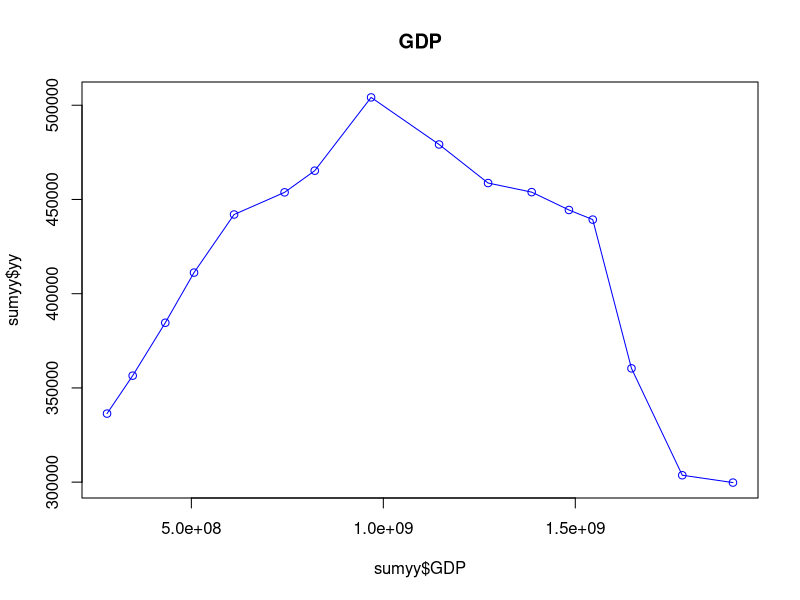
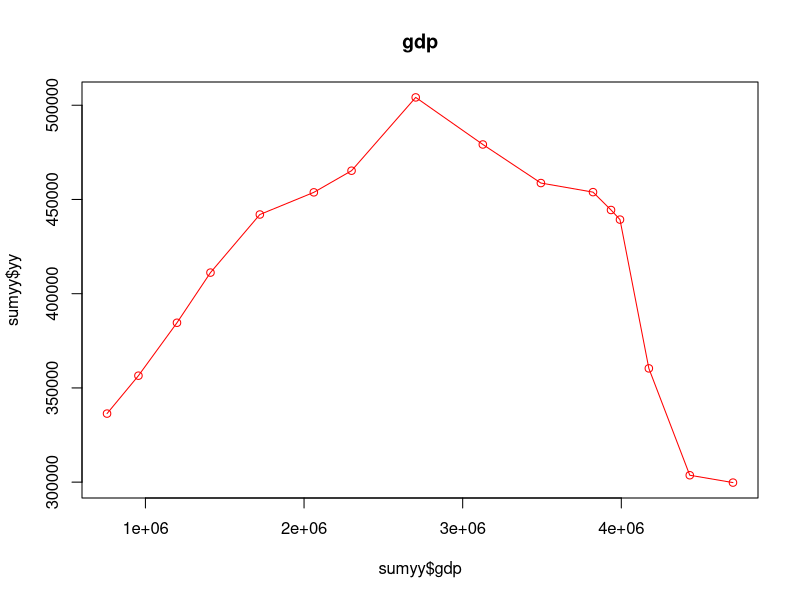

Reproduce these figures in R, in order.
###### The industrial wastewater discharge and economic development 
######   in the Yellow River basin are calculated.
###### The whole Yellow River basin and different cities were compared
library(readxl)
citynoNAlm <- read_excel("citydataGDP.xls")
yylm<-log(citynoNAlm$ylm)

citynoNAlm<-as.data.frame(citynoNAlm)
citynoNAlm$y<-yylm
GDPdata<-citynoNAlm[,-2]
gdpdata<-citynoNAlm[,-1]

gdpdata$gdp2<-(gdpdata$gdp)^2
GDPdata$GDP2<-(GDPdata$GDP)^2
library(caret)
fitControl <- trainControl(## 10-fold CV
  method = "repeatedcv",
  number = 10,
  ## repeated ten times
  repeats = 10)

set.seed(111111)
lmFit1<- train(y~GDP+GDP2,data=GDPdata,
                method = "lm", 
                trControl = fitControl,
                verbose = FALSE,
                tuneLength=10)

lmFit1
summary(lm(y~GDP+GDP2,data=GDPdata))
gdplmFit1<- train(y~gdp+gdp2,data=gdpdata,
               method = "lm", 
               trControl = fitControl,
               verbose = FALSE,
               tuneLength=10)

gdplmFit1
summary(lm(y~gdp+gdp2,data=gdpdata))
############### GDP and IWD all Yellow River
sumyy <- read_excel("citydatasum.xls")

fitControl <- trainControl(## 10-fold CV
  method = "repeatedcv",
  number = 10,
  ## repeated ten times
  repeats = 10)

sumyy$GDP2<-(sumyy$GDP)^2
sumyy$gdp2<-(sumyy$gdp)^2

####plot the graph
plot(sumyy$GDP,sumyy$yy,type = 'o',col='blue',main='GDP')
plot(sumyy$gdp,sumyy$yy,type = 'o',col='red',main='gdp')

##### fit the linear model
sumGDPFit<- train(log(yy)~GDP+GDP2,data=sumyy,
                  method = "lm", 
                  trControl = fitControl,
                  verbose = FALSE,
                  tuneLength=10)

sumGDPFit
summary(lm(log(yy)~GDP+GDP2,data=sumyy))

sumgdpFit<- train(log(yy)~gdp+gdp2,data=sumyy,
                  method = "lm", 
                  trControl = fitControl,
                  verbose = FALSE,
                  tuneLength=10)

sumgdpFit
summary(lm(log(yy)~gdp+gdp2,data=sumyy))


